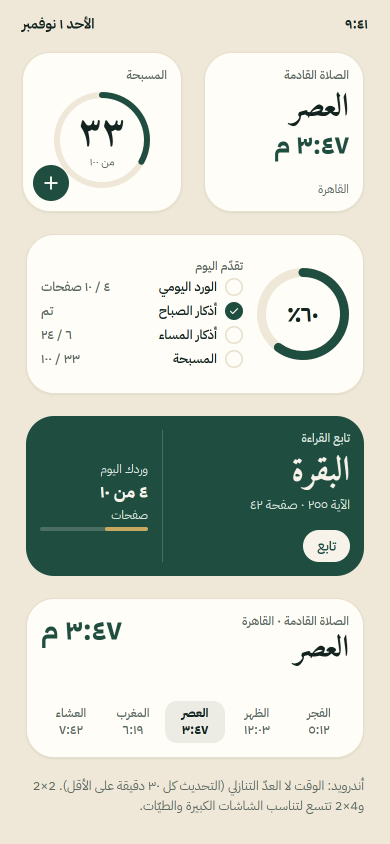
#> input picture tmp/widget-frames/AndroidWidgets.png, 780 x 1688 px, found by its file name (shown at 1/2 size)
$ python crop-widget-previews.py
#> lines starting #> are read from the running program, lines starting #| are printed output that depends on the picture
"""Crop Android widget picker previews from the AndroidWidgets frame shot (2×)."""
from pathlib import Path

from PIL import Image

# frame-shot renders the 390×844 sc-host at device pixel ratio 2 → 780×1688
SCALE = 2
SRC = Path("tmp/widget-frames/AndroidWidgets.png")
OUT = Path("apps/mobile/assets/widget-previews")
OUT.mkdir(parents=True, exist_ok=True)

# 1× layout from AndroidWidgets HTML (sc-host coords)
# top row at y=52; left inset 26; gap 22; small 160; wide 338
# RTL: first child (NextPrayer) on the right, Misbaha on the left
CROPS_1X = {
    "Misbaha": (26, 52, 160, 160),
    "NextPrayer": (26 + 160 + 22, 52, 160, 160),
    "Progress": (26, 52 + 160 + 22, 338, 160),
    "ContinueReading": (26, 52 + 2 * (160 + 22), 338, 160),
    "NextPrayerWide": (26, 52 + 3 * (160 + 22), 338, 160),
}


def main() -> None:
    img = Image.open(SRC).convert("RGBA")
    for name, (x, y, w, h) in CROPS_1X.items():
        box = (x * SCALE, y * SCALE, (x + w) * SCALE, (y + h) * SCALE)
        crop = img.crop(box)
        dest = OUT / f"{name}.png"
        crop.save(dest)
        print(dest, crop.size)
#> this loop made 5 passes
#> pass 1, in main, `crop = img.crop(box)`:
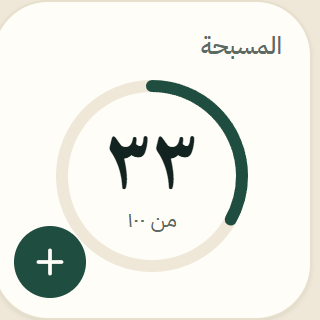
#> crop: PIL image 320x320 RGBA; mean R, G, B, A 235.2, 235.9, 229.2, 255
#> pass 2, in main, `crop = img.crop(box)`:
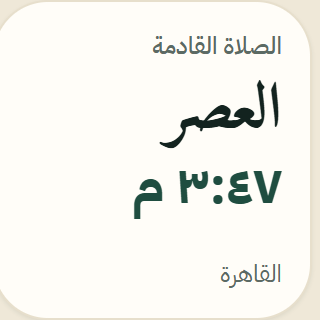
#> crop: PIL image 320x320 RGBA; mean R, G, B, A 244.3, 243.3, 237.4, 255
#> pass 3, in main, `crop = img.crop(box)`:
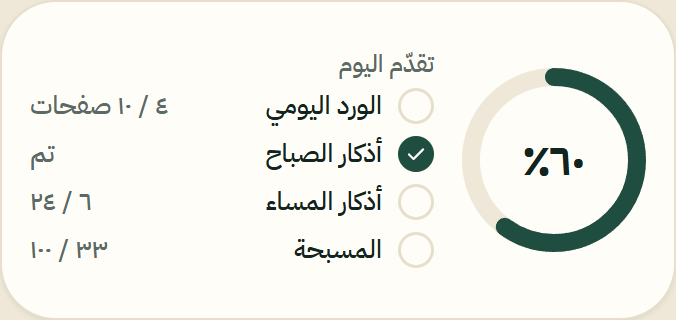
#> crop: PIL image 676x320 RGBA; mean R, G, B, A 242, 241.6, 235.8, 255
#> after the loop:
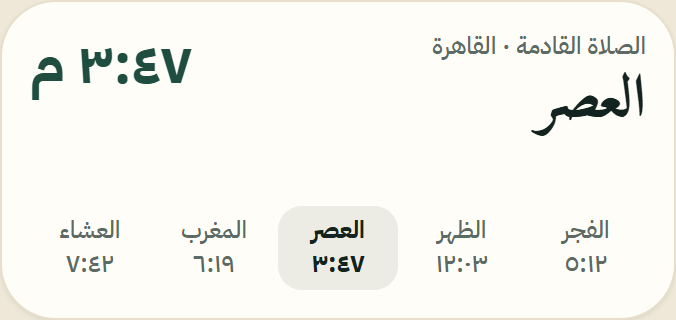
#> crop: PIL image 676x320 RGBA; mean R, G, B, A 246.4, 245.2, 239.7, 255


if __name__ == "__main__":
    main()
